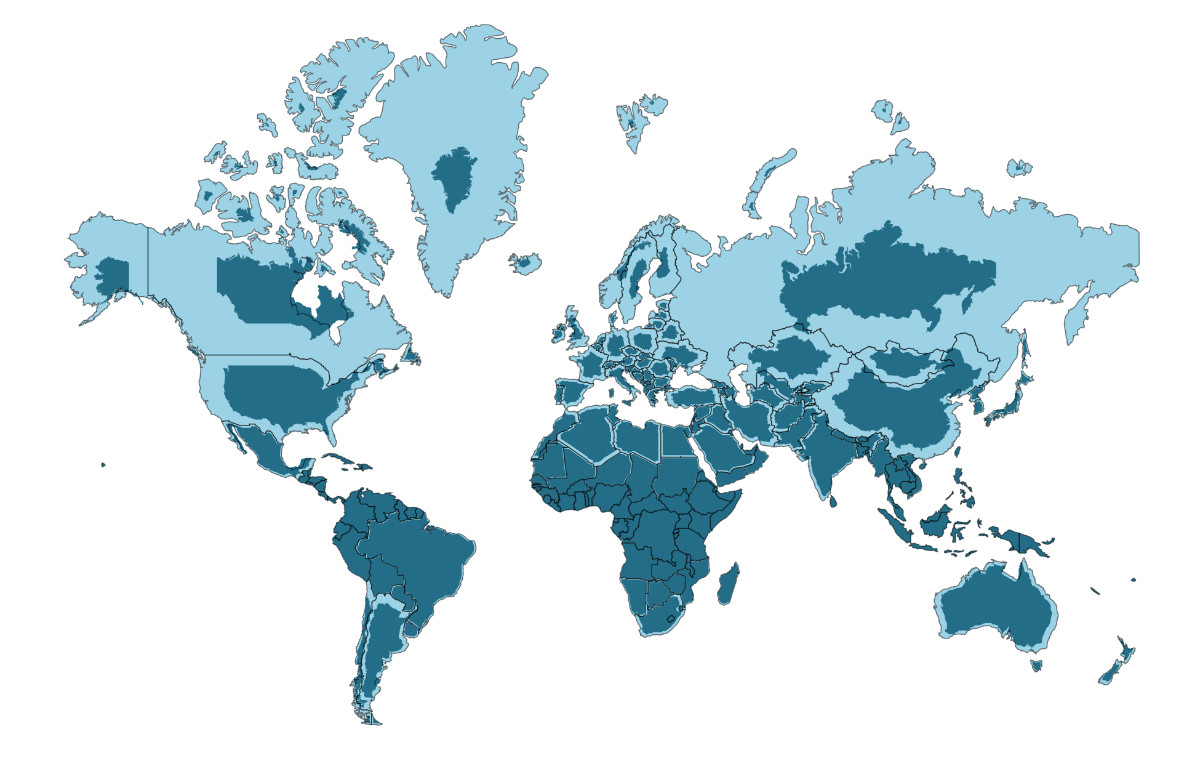
#> input picture mapa.jpg, 1200 x 758 px
$ python viajero_evolutivo_final.py
#> lines starting #> are read from the running program, lines starting #| are printed output that depends on the picture
import random
import math
import matplotlib.pyplot as plt
import time

inicio = time.time() #Variable que nos ayuda a calcular el tiempo transcurrido

# Este programa busca implementar una combinacion de algoritmos geneticos y estrategias evolutivas para poder resolver el
# problema del agente viajero.
#Creado por: Juan Pablo Velazquez

bandera = 0 #bandera que nos ayuda a ayudarle a la mutacion despues de que no se encuentre un mejor fitness despues de (iteraciones/2) veces

ciudades = 50 #numero de ciudades a recorer
poblacion = 30 #miu
individuos_nuevos = 20 #lambda
suma_de_mu_y_lambda = poblacion + individuos_nuevos
r = 0.3 #El porcentaje de lambda que se va a generar por cruza
m = 1-r #El porcentaje de lambda que se va a generar por mutacion (r + m = 1, R es mas importante)


lista_ciudades = [0] * (ciudades + 1) #Lista de las ciudades que vamos a recorrer
lista_poblacion = [0] * suma_de_mu_y_lambda #Lista para guardar la poblacion
lista_fitness = [0] * suma_de_mu_y_lambda #lista que va a guardar los fitness de cada individuo
lista_seleccionados = [0] * poblacion #lista que almacenara los miu seleciconados

lista_graficar_fitness = [] #Lista que va a graficar el promedio del fitness
lista_mejor_fitness = [] #lista que va a graficar el mejor fitness encontrado y su evoluciom
mejor_combinacion = [0] * (ciudades + 1) #lista que va a almacenar la mejor combinacion encontrada
lista_de_valores_min_por_corrida = [] #lista que va a graficar el mejor fitness encontrado en la corrida actual
mejor_fitness = None #Valor del mejor fitness encontrado

#listas que nos va a ayudar a graficar el camino que el viajero debe tomar
primeras_lista_x = [0] * (ciudades + 1)
primeras_lista_y = [0] * (ciudades + 1)
primer_mejor_fitness = 0
lista_x = [0] * (ciudades  + 1)
lista_y = [0] * (ciudades + 1)


#Valores que nos van a almacenar las veces que se debe ejecutar un ciclo para que se almacenen Lambda nuevos
valor_de_cruza = round(r*individuos_nuevos)
valor_de_mutacion = round(m*individuos_nuevos)

background = plt.imread('mapa.jpg') #Varible que almacena la imagen de background
#> background is the input picture: shape (758, 1200, 3); mean R, G, B 212.4, 228.2, 233.9


#Funcion de prueba para la generacion aleatoria de las ciudades de prueba
def generar_ciudades():
    global lista_ciudades
    for i in range(ciudades):
        lista_ciudades[i] = [0] * 2
        x_ciudad = random.randint(60, 1140) #X's
        y_ciudad = random.randint(23, 725) #Y'

        while [x_ciudad,y_ciudad] in lista_ciudades: #este ciclo nos garantiza que no haya ciudades repetidas
            x_ciudad = random.randint(60, 1140) #X's
            y_ciudad = random.randint(23, 725) #Y's
        lista_ciudades[i][0] = x_ciudad
        lista_ciudades[i][1] = y_ciudad

generar_ciudades()
#lista_ciudades = [[270, 458], [722, 308], [465, 163], [172, 269], [587, 366], [817, 443], [950, 238], [649, 529], [384, 616], [1000, 600]]
print('Ciudades a recorrer: ')
print(lista_ciudades)

#Ciclo para generar la lista de listas de la poblacion-
for i in range(suma_de_mu_y_lambda):
    lista_poblacion[i] = [-1] * (ciudades + 1) #se inicializa en -1 por que el cero es parte de los indices

def generar_poblacion_inicial(): #Funcion que nos va a generar nuestra poblacion inicial

    for i in range(poblacion):
        for j in range(ciudades):
            ci = random.randrange(ciudades)
            #print(ci)
            while ci in lista_poblacion[i]: #while que va validando que no se repitan los valores
                ci = random.randrange(ciudades)
            lista_poblacion[i][j] = ci

        lista_poblacion[i][ciudades] = lista_poblacion[i][0]


    print('**************** POBLAICON INICIAL ******************')
    for i in range(poblacion):
        print('h' + str(i) + '  ' + str(lista_poblacion[i]))


#Funcion que recibe un par de coordenadas y nos regresa la distancia euclidiana entre estas
def distancia_euclidiana(x1, y1, x2, y2):
    res = math.sqrt( (x2-x1)**2 + (y2-y1)**2 )
    return res

#Funcion que calcula el fitness de la poblacion
def calcular_fitness_inicial():
    global lista_poblacion
    valor_a_guardar = 0 #Valor que nos ayudara a almacenar el promedio en la lista a graficar fitness
    for i in range(poblacion):
        fit = 0 #Variable que va a incrementar para obtener el fitness
        for j in range(ciudades): #Eeste ciclo recorre todo el conjunto de ciudades y se va almacenando en fit, es hasta ciudades-1 por que si no se sale del rango
                                            #Basicamente se calcula la distancia entre la ciudad N y N+1
            fit = fit + distancia_euclidiana( lista_ciudades[lista_poblacion[i][j]][0], lista_ciudades[lista_poblacion[i][j]][1],
                                            lista_ciudades[lista_poblacion[i][j+1]][0], lista_ciudades[lista_poblacion[i][j+1]][1] )
        lista_fitness[i] = fit
        valor_a_guardar = valor_a_guardar + lista_fitness[i]

    promedio = valor_a_guardar/poblacion
    lista_graficar_fitness.append(promedio)

#Funcion para realizar la mutacion
def mutacion():
    global lista_poblacion, bandera

    #La mutacion consiste en intercambiar las posiciones de 2 ciudades en nuestro individuo
    for i in range(valor_de_mutacion):
        #print('Muta')
        tributo = random.randrange(poblacion) #Sacamos el individuo que va a ser mutado de la poblacion
        lista_poblacion[i+poblacion] = lista_poblacion[tributo].copy() #Lo copiamos en donde va a estar almacenado el individuo mutado para trabajar sobre el
        #print(tributo)

        #se sacan las 2 ciudades a intercambiar
        ciudad1 = random.randrange(ciudades)
        ciudad2 = random.randrange(ciudades)
        #print('Ciudad 1 ' + str(ciudad1))
        #print('Ciudad 2 ' + str(ciudad2))

        temp = lista_poblacion[i+poblacion][ciudad1] #guardamos la ciudad 1 en la variable temporal para intercambiarla
        lista_poblacion[i+poblacion][ciudad1] = lista_poblacion[i+poblacion][ciudad2] #intercambiamos la ciudad 2 con la 1
        lista_poblacion[i+poblacion][ciudad2] = temp #guardamos la ciudad 1 en donde estaba la 2

        #Entra aqui solo si han pasado (veces / 2) iteraciones
        #Basicamente se intercambian 2 posiciones del mismo individuo
        if bandera == 1:
            ciudad1 = random.randrange(ciudades)
            ciudad2 = random.randrange(ciudades)

            temp = lista_poblacion[i+poblacion][ciudad1]
            lista_poblacion[i+poblacion][ciudad1] = lista_poblacion[i+poblacion][ciudad2]
            lista_poblacion[i+poblacion][ciudad2] = temp

        if bandera == 2:
            ciudad1 = random.randrange(ciudades)
            ciudad2 = random.randrange(ciudades)

            temp = lista_poblacion[i+poblacion][ciudad1]
            lista_poblacion[i+poblacion][ciudad1] = lista_poblacion[i+poblacion][ciudad2]
            lista_poblacion[i+poblacion][ciudad2] = temp

            ciudad1 = random.randrange(ciudades)
            ciudad2 = random.randrange(ciudades)

            temp = lista_poblacion[i+poblacion][ciudad1]
            lista_poblacion[i+poblacion][ciudad1] = lista_poblacion[i+poblacion][ciudad2]
            lista_poblacion[i+poblacion][ciudad2] = temp


#Funcion que va a realizar la operacion de cruza, usaremos la cruza ciclica
def cruza():
    global lista_poblacion
    #print('Inicia Cruza!!!')

    #Se crean las listas de listas para poder trabajar localmente la cruza, se inicializa en -1 por que el 0 es parte de los indices
    hijo1 = [-1] * (ciudades+1)
    hijo2 = [-1] * (ciudades+1)

    for i in range(valor_de_cruza):

        #print('Cruza# ' + str(i))
        #Estas variables van a almacenar el fitness de los nuevos hijos ya que el algoritmo evolutivo solo nos permite agregar 1 hijo generado por cruza, entonces seleccionaremos el mejor hijo
        fit_hijo1=0
        fit_hijo2=0
        #Se sacan los padres para cruzar
        tributo1 = random.randrange(poblacion)
        tributo2 = random.randrange(poblacion)
        #print('tributo1: ' + str(tributo1))
        #print('tributo2: ' + str(tributo2))

        #iniciamos proceso para hijo 1
        hijo1[0] = lista_poblacion[tributo1][0] #asignamos la primera posicion del tributo a su hijo
        indice = lista_poblacion[tributo2].index(hijo1[0])#indice que se usara para manipular el primer hijo
        #iniciamos proceso para hijo 2
        hijo2[0] = lista_poblacion[tributo2][0] #asignamos la primera posicion del tributo a su hijo
        indice_h2 = lista_poblacion[tributo1].index(hijo2[0])#indice que se usara para manipular el segundo hijo

        #Como nuestros hijos estan igualados a -1 nos ayudara a saber cuando ya se cumplio un ciclo
        while hijo1[indice] == -1:
            hijo1[indice] = lista_poblacion[tributo1][indice]
            indice2 = lista_poblacion[tributo2].index(hijo1[indice])
            indice = indice2

        while hijo2[indice_h2] == -1:
            hijo2[indice_h2] = lista_poblacion[tributo2][indice_h2]
            indice_2h2 = lista_poblacion[tributo1].index(hijo2[indice_h2])
            indice_h2 = indice_2h2

        #una vez que ya termino el ciclo solo queda asignar los valores del padre a los que no se llenaron
        for padre in range(ciudades):
            #print('entro')
            #print(hijo1[padre])
            if hijo1[padre] == -1:
                hijo1[padre] = lista_poblacion[tributo2][padre]

            if hijo2[padre] == -1:
                hijo2[padre] = lista_poblacion[tributo1][padre]

        #se agrega el viaje de regreso
        hijo1[ciudades] = hijo1[0]
        hijo2[ciudades] = hijo2[0]

        #print('HIJO1: ' + str(hijo1))
        #print('HIJO2: ' + str(hijo2))

        #obtenemos el fitness de los 2 hijos para ponerlos a competir HA HA HA
        for y in range(ciudades):
            fit_hijo1 = fit_hijo1 + distancia_euclidiana(lista_ciudades[hijo1[y]][0], lista_ciudades[hijo1[y]][1], lista_ciudades[hijo1[y+1]][0], lista_ciudades[hijo1[y+1]][1])
            fit_hijo2 = fit_hijo2 + distancia_euclidiana(lista_ciudades[hijo2[y]][0], lista_ciudades[hijo2[y]][1], lista_ciudades[hijo2[y+1]][0], lista_ciudades[hijo2[y+1]][1])

        #los ponemos a competir y asignamos el mejor a nuestros lambdas
        if fit_hijo1 <= fit_hijo2:
            lista_poblacion[poblacion+valor_de_mutacion+i] = hijo1.copy()
        else:
            lista_poblacion[poblacion+valor_de_mutacion+i] = hijo2.copy()
        #se limpia para que no tengan valores de los que se pueden ocupar
        for limpia in range(ciudades):
            hijo1[limpia] = -1
            hijo2[limpia] = -1

#funcion que calcula el fitness de los lambra nuevos
def calcular_fitness_todos():
    global lista_poblacion
    for i in range(poblacion, suma_de_mu_y_lambda):
        fit = 0
        for j in range(ciudades): #Eeste ciclo recorre todo el conjunto de ciudades y se va almacenando en fit
                                            #Basicamente se calcula la distancia entre la ciudad N y N+1
            fit = fit + distancia_euclidiana( lista_ciudades[lista_poblacion[i][j]][0], lista_ciudades[lista_poblacion[i][j]][1],
                                            lista_ciudades[lista_poblacion[i][j+1]][0], lista_ciudades[lista_poblacion[i][j+1]][1] )
        lista_fitness[i] = fit
    lista_de_valores_min_por_corrida.append(min(lista_fitness, key= float))


#Funcion que nos da nuestros individuos seleccionado
def seleccion_elitista():
    global lista_poblacion, lista_fitness

    for i in range(poblacion):
        indice = lista_fitness.index(min(lista_fitness, key=float))
        lista_seleccionados[i] = lista_poblacion[indice].copy()
        #print(lista_seleccionados[i])
        lista_fitness[indice]= max(lista_fitness, key=float) *1000 #una vez que se escojamos al mejor, lo sacamos del rango para que no se escoja otra vez
    #print(lista_fitness)


#inicio del programa-------------------------------
generar_poblacion_inicial()

nosequees = 0
fig = plt.figure()
iteraciones = 0
help = 0
aiuda =0
veces = 1000#int(input('ITERACIONES:     '))
while iteraciones < veces:
    nosequees += 1


    if iteraciones < (veces/2):
        bandera = 0
    elif iteraciones < (veces /3):
        bandera = 2
    elif iteraciones > (veces/2):
        bandera = 1


    calcular_fitness_inicial()
    mutacion() #Se tiene que hacer primero la mutacion y lego la cruza para que funcionen los indices
    cruza()

    calcular_fitness_todos()

    if aiuda == 0: #if que entrara una sola vez
        mejor_fitness = min(lista_fitness, key=float)
        primer_mejor_fitness = mejor_fitness
        mejor_combinacion = lista_poblacion[lista_fitness.index(min(lista_fitness, key=float))].copy()
        for i in range(ciudades): #ciclo para almacenar las coordenadas de las ciudades ordenadas
            primeras_lista_x[i] = lista_ciudades[mejor_combinacion[i]][0]
            primeras_lista_y[i] = lista_ciudades[mejor_combinacion[i]][1]
        primeras_lista_x[ciudades] = lista_ciudades[mejor_combinacion[0]][0]
        primeras_lista_y[ciudades] = lista_ciudades[mejor_combinacion[0]][1]
        plt.title('Primer mejor camino encontraro con fitness: ' + str(primer_mejor_fitness))
        plt.plot(primeras_lista_x, primeras_lista_y, 'o-', color = "red")
        plt.imshow(background)
        plt.draw()
        plt.pause(0.1)
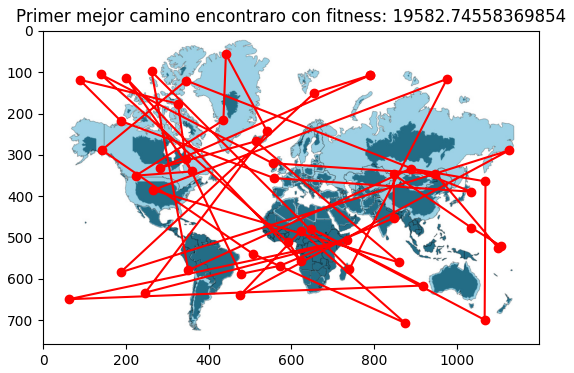
#> figure drawn by matplotlib, 1 panel
        fig.clear()
        aiuda = aiuda + 1

    if ( (min(lista_fitness, key=float)) >= mejor_fitness): #si el mejor fitness de la corrida actual es mayor que el mejor fitness encontrado hasta el momento (NO MEJORA)
        mejor_fitness = min(lista_de_valores_min_por_corrida, key=float)
        mejor_combinacion = lista_poblacion[lista_fitness.index(min(lista_fitness, key=float))].copy()
        lista_mejor_fitness.append(min(lista_de_valores_min_por_corrida, key=float))

    if ( (min(lista_fitness, key=float)) < mejor_fitness):#mejora
        mejor_fitness = min(lista_fitness, key=float) #se iguala al mejor fitness de la corrida
        mejor_combinacion = lista_poblacion[lista_fitness.index(min(lista_fitness, key=float))].copy()
        lista_mejor_fitness.append(min(lista_fitness, key=float))
        help += iteraciones
        iteraciones=0

    #print('mejor por corrida' + str(min(lista_fitness, key=float)))
    #print('mejor_fitness' + str(mejor_fitness))

    seleccion_elitista()


    #copiamos la poblacion
    for i in range(poblacion):
        for j in range(ciudades):
            lista_poblacion[i][j] = lista_seleccionados[i][j]

    #borramos los datos que existan en los indices de Lambda
    for i in range(poblacion, suma_de_mu_y_lambda):
        for j in range(ciudades):
            lista_poblacion[i][j] = -1

    for i in range(ciudades): #ciclo para almacenar las coordenadas de las ciudades ordenadas
        lista_x[i] = lista_ciudades[mejor_combinacion[i]][0]
        lista_y[i] = lista_ciudades[mejor_combinacion[i]][1]
    #le damos el valor de regreso
    lista_x[ciudades] = lista_ciudades[mejor_combinacion[0]][0]
    lista_y[ciudades] = lista_ciudades[mejor_combinacion[0]][1]

    if iteraciones == (veces/10): #if que nos grafica el mejor camino encontrado una vez que pacen (veces/4) iteraciones
        print(help + iteraciones)
        plt.title('Camino numero: ' + str(help+iteraciones))
        plt.plot(lista_x, lista_y, 'o-', color = "black")
        plt.imshow(background)
        plt.draw()
        plt.pause(0.2)
        fig.clear()


    #print(nosequees)
    iteraciones += 1

fin = time.time()
print('Tiempo transcurrido: ' + str(fin-inicio) + ' segundos')


# [12 lines of commented-out code are left out]

print('se encontro en ' + str(help) + ' Iteraciones')
print('El mejor fitness encontrado fue:' + str(mejor_fitness))

print('La mejor combinadion es: ')
print(mejor_combinacion)

#plt.plot(lista_graficar_fitness)
plt.plot(lista_de_valores_min_por_corrida)
plt.plot(lista_mejor_fitness)
plt.show()

fig2 = plt.figure()

for i in range(ciudades): #ciclo para almacenar las coordenadas de las ciudades ordenadas
    lista_x[i] = lista_ciudades[mejor_combinacion[i]][0]
    lista_y[i] = lista_ciudades[mejor_combinacion[i]][1]

#le damos el valor de regreso
lista_x[ciudades] = lista_ciudades[mejor_combinacion[0]][0]
lista_y[ciudades] = lista_ciudades[mejor_combinacion[0]][1]

ax = plt.subplot(1,2,1)
ax.set_title('Primer camino encontrado con fitness: ' + str(primer_mejor_fitness))
ax.plot(primeras_lista_x, primeras_lista_y, 'o-', color = "red")
ax.imshow(background)
ax = plt.subplot(1,2,2)
ax.set_title('MEJOR CAMINO ENCONTRADO!!! con fitness: ' + str(mejor_fitness))
ax.plot(lista_x, lista_y, 'o-', color = "black")
ax.imshow(background)
plt.show()
